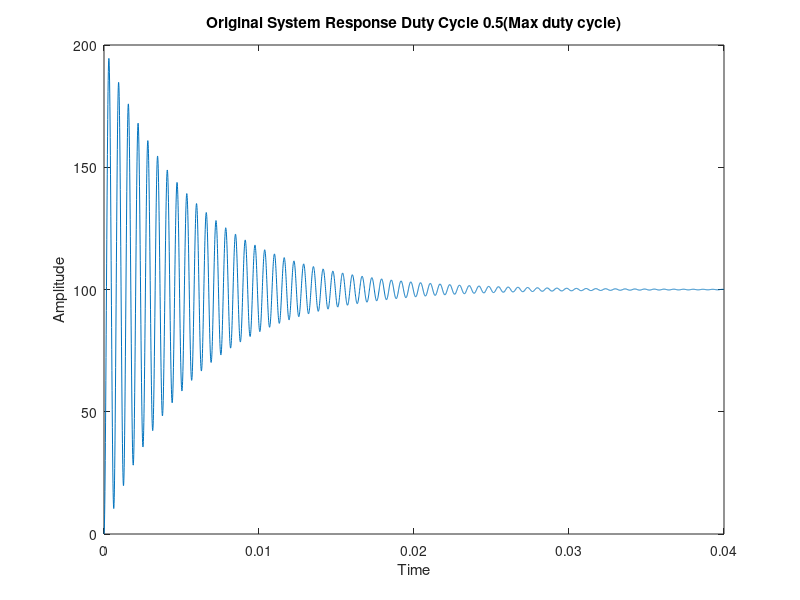
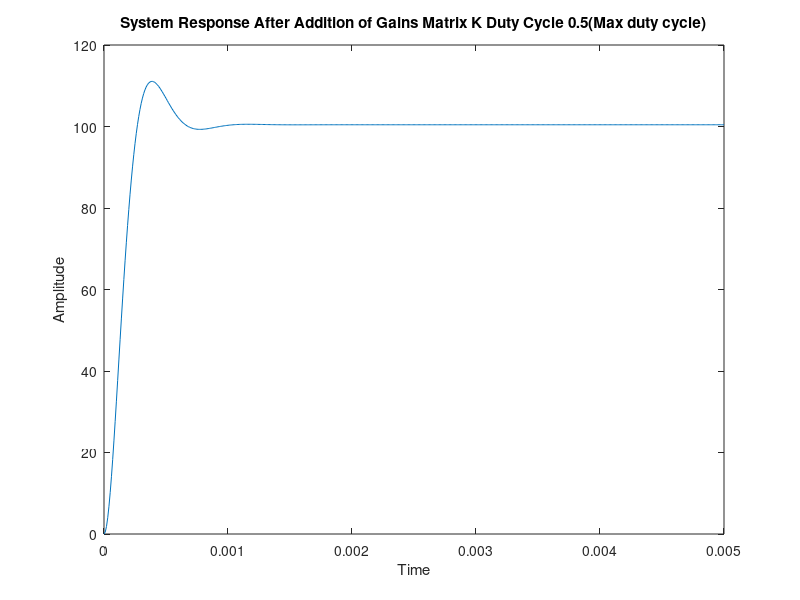
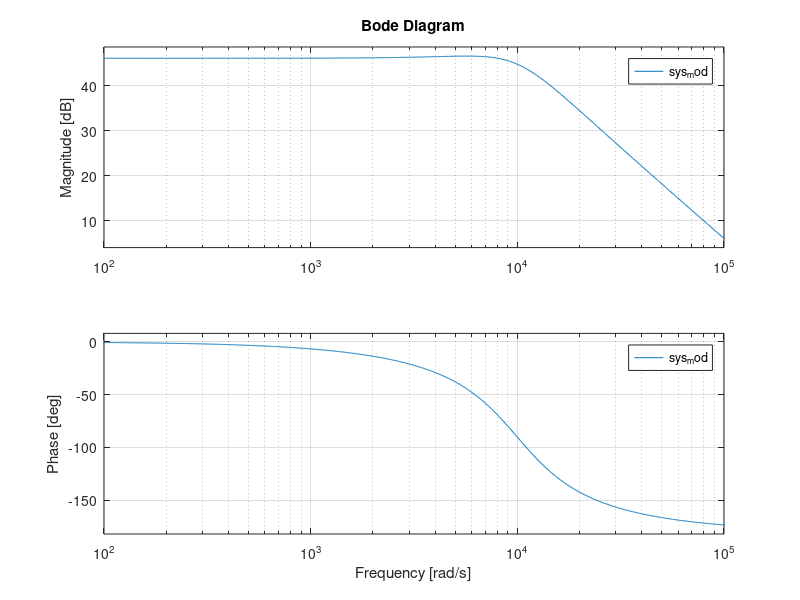
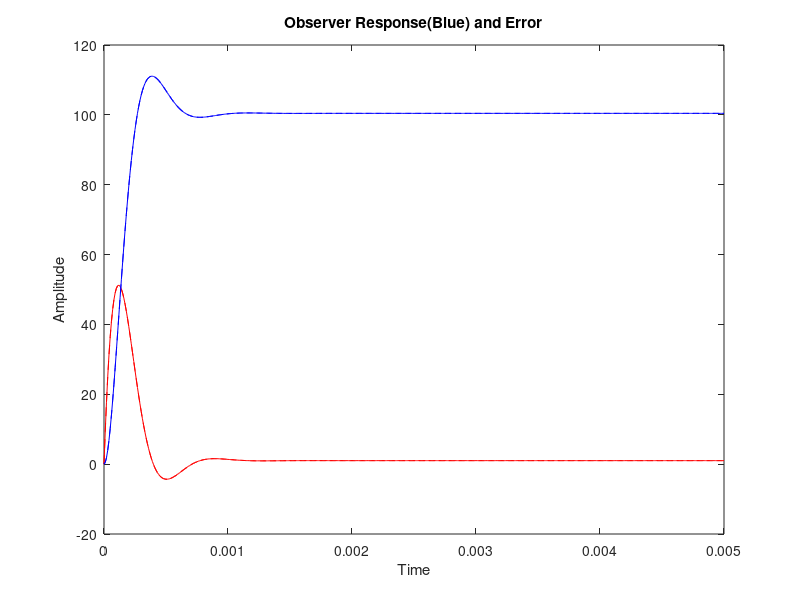

Write the MATLAB code that produced these figures, in order.
clc;clear;close all;

R_i = 100;
R_ct = 0;
C_dl = 1;
V_oc = 0;

n = 1/4;
L_lk = 5e-6;
f_s = 20000;
V_d = 400;
L = 100e-6;
C = 100e-6;
R_eq = 4*L_lk*f_s*n^2;

d = 0.5;

A = [ -R_eq/L    -1/L      ;
       1/C       -1/(R_i*C);]      
B=[2*n*V_d/L ; 0 ];
C=[0 1];

Co=ctrb(A,B)
rank(Co)
ob=obsv(A,C)
Ro=rank(ob)

t=0:0.00001:0.04;

u=d*ones(size(t));

sys_org = ss(A,B,C,0)
eig(sys_org)
tf(sys_org)


[y,t] = lsim(sys_org,u,t);
figure(1)
plot(t,y)
hold on
title("Original System Response Duty Cycle 0.5(Max duty cycle)")
xlabel("Time")
ylabel("Amplitude")
hold off;

K=place(A,B,11.6*[(-500+700i),(-500-700i)])

sys_mod = ss(A-B*K,B,C,0)
eig(sys_mod)
tf(sys_mod)

t1=0:0.00001:0.005;
u1 = d*ones(size(t1));

[y,t,x] = lsim(sys_mod,u1,t1);

figure(2)
plot(t,y)
hold on
title("System Response After Addition of Gains Matrix K Duty Cycle 0.5(Max duty cycle)")
xlabel("Time")
ylabel("Amplitude")
hold off;


figure(3)
hold on;
bode(sys_org)
bode(sys_mod)
hold off;

L=place(A',C',116*[(-500+700i),(-500-700i)])'


At=[A-B*K B*K;zeros(size(A)) A-L*C];
Bt=[B; zeros(size(B))];
Ct=[C zeros(size(C))];
sys_o=ss(At,Bt,Ct,0);

%figure(5)
% [y,t] = lsim(sys_o,u1,t1,[[0,0] [0,0]]);
% plot(t,y)
% hold on
% title("Observer Response")
% xlabel("Time")
% ylabel("Amplitude")
% hold off;

n=2;
[y,t1,x]=lsim(sys_o,u1,t1,[[0,0] [0,0]]);
e=x(:,n+1:end);
x=x(:,1:n);
xe=x-e;

x1=x(:,1);x2=x(:,2);
xe1=xe(:,1);xe2=xe(:,2);
figure(4)
plot(t1,x1,'-r',t1,xe1,'--r',t1,x2,'-b',t1,xe2,'--b')
hold on
title("Observer Response(Blue) and Error");
xlabel("Time");
ylabel("Amplitude");
hold off;


